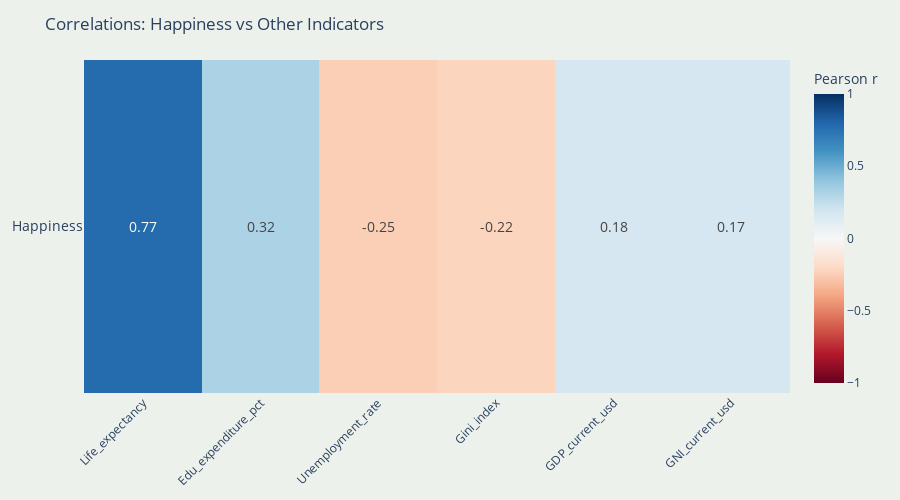

The notebook cell saved with this chart:
### Code cell
import pandas as pd
import numpy as np
import plotly.graph_objects as go

df = pd.read_csv('final.csv')
others = [
    'GDP_current_usd',
    'GNI_current_usd',
    'Gini_index',
    'Life_expectancy',
    'Unemployment_rate',
    'Edu_expenditure_pct'
]

corr_with_hap = df[others].corrwith(df['Happiness'])
corr_with_hap = corr_with_hap.reindex(
    corr_with_hap.abs().sort_values(ascending=False).index
)

fig = go.Figure(go.Heatmap(
    z=[corr_with_hap.values],
    x=corr_with_hap.index,
    y=['Happiness'],
    zmin=-1, zmid=0, zmax=1,
    colorscale='RdBu',
    colorbar=dict(title='Pearson r'),
    text=[[f"{v:.2f}" for v in corr_with_hap.values]],
    texttemplate='%{text}',
    textfont=dict(size=14),
    hoverongaps=False
))

fig.update_layout(
    title="Correlations: Happiness vs Other Indicators",
    xaxis_tickangle=-45,
    yaxis=dict(tickfont=dict(size=14)),
    height=500,
    margin=dict(l=80, r=80, t=60, b=100),
    paper_bgcolor='#EDF1EC',
    plot_bgcolor='#EDF1EC'
)

fig.show()

### Figure 1 — Plotly figure (JSON) as saved in the notebook; plotly's stock layout.template omitted (floating-point values rounded to 4 significant figures)
{"data": [{"colorbar": {"title": {"text": "Pearson r"}}, "colorscale": [[0, "rgb(103,0,31)"], [0.1, "rgb(178,24,43)"], [0.2, "rgb(214,96,77)"], [0.3, "rgb(244,165,130)"], [0.4, "rgb(253,219,199)"], [0.5, "rgb(247,247,247)"], [0.6, "rgb(209,229,240)"], [0.7, "rgb(146,197,222)"], [0.8, "rgb(67,147,195)"], [0.9, "rgb(33,102,172)"], [1, "rgb(5,48,97)"]], "hoverongaps": false, "text": [["0.77", "0.32", "-0.25", "-0.22", "0.18", "0.17"]], "textfont": {"size": 14}, "texttemplate": "%{text}", "type": "heatmap", "x": ["Life_expectancy", "Edu_expenditure_pct", "Unemployment_rate", "Gini_index", "GDP_current_usd", "GNI_current_usd"], "y": ["Happiness"], "z": [[0.7736, 0.3198, -0.2493, -0.223, 0.1758, 0.1748]], "zmax": 1, "zmid": 0, "zmin": -1}], "layout": {"height": 500, "margin": {"b": 100, "l": 80, "r": 80, "t": 60}, "paper_bgcolor": "#EDF1EC", "plot_bgcolor": "#EDF1EC", "title": {"text": "Correlations: Happiness vs Other Indicators"}, "xaxis": {"tickangle": -45}, "yaxis": {"tickfont": {"size": 14}}}}
